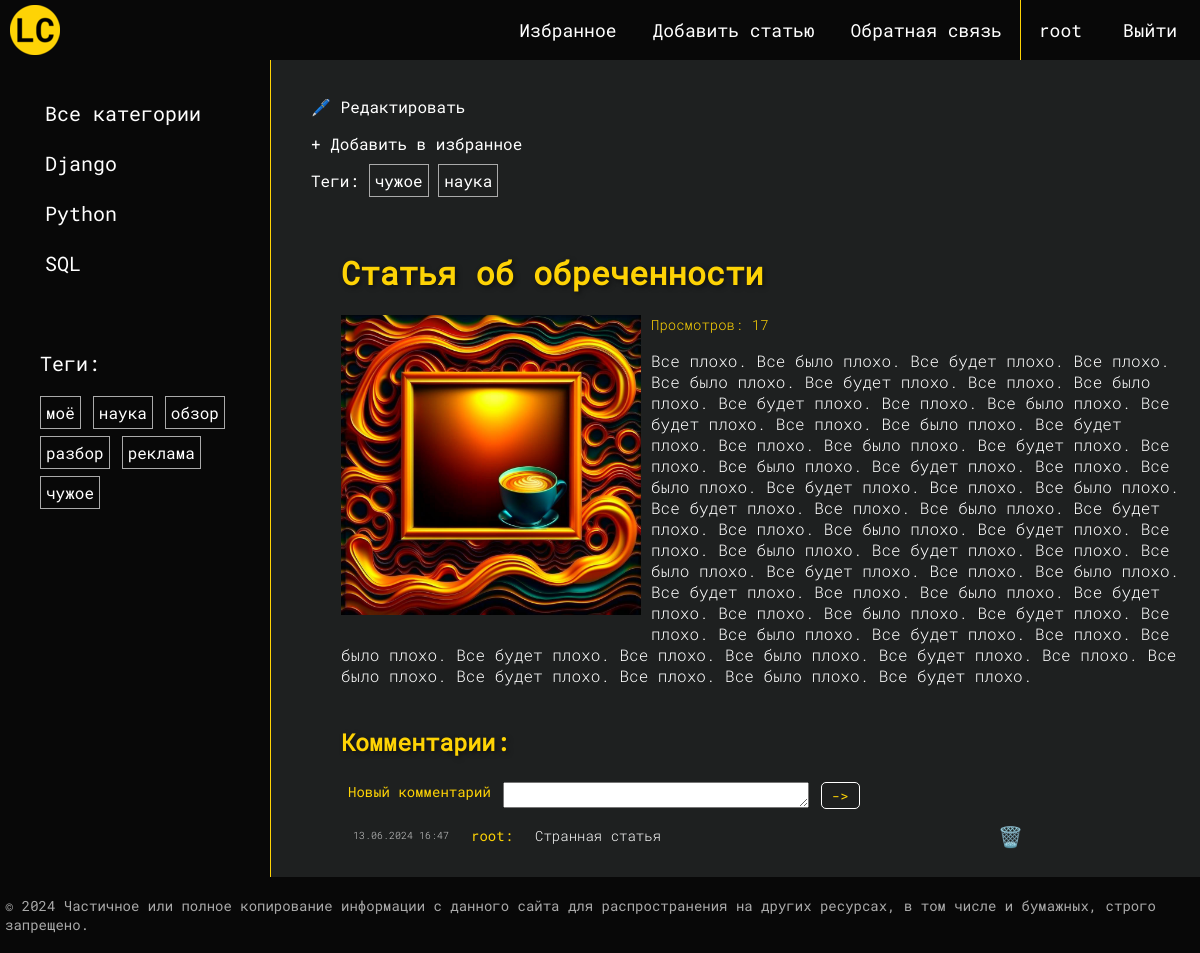
/post/all-bad-post/ (signed in), run on the app's committed database.
### users/models.py (models this page shows)
class User(AbstractUser):
    photo = models.ImageField(upload_to="users/%Y/%m/%d/",
                              blank=True,
                              null=True,
                              verbose_name="Фото пользователя")
    date_birth = models.DateTimeField(blank=True,
                                      null=True,
                                      verbose_name="Дата рождения")

### articles/models.py (models this page shows, shortened)
class Category(models.Model):
    name = models.CharField(max_length=150,
                            db_index=True,
                            verbose_name="Наименование категории")
    slug = models.SlugField(max_length=255,
                            unique=True,
                            db_index=True)
    class Meta:
        verbose_name = "Категория"
        verbose_name_plural = "Категории"
    def get_absolute_url(self):
        return reverse('category', kwargs={'cat_slug': self.slug})

class Tag(models.Model):
    tag = models.CharField(max_length=100,
                           db_index=True)
    slug = models.SlugField(max_length=255,
                            db_index=True)
    def get_absolute_url(self):
        return reverse('tag', kwargs={'tag_slug': self.slug})

class Posts(models.Model):
    class Status(models.IntegerChoices):
        DRAFT = 0, 'Черновик'
        PUBLISHED = 1, 'Опубликовано'
    title = models.CharField(max_length=255,
                             verbose_name="Заголовок")
    slug = models.SlugField(max_length=255,
                            unique=True,
                            db_index=True,
                            verbose_name='Слаг',
                            validators=[
                                MinLengthValidator(5, message="Минимум 5 символов"),
                                MaxLengthValidator(100, message="Максимум 100 символов")
                            ])
    photo = models.ImageField(upload_to="photos/%Y/%m/%d/",
                              default=None,
                              blank=True,
                              null=True,
                              verbose_name="Фото")
    content = models.TextField(blank=True,
                               verbose_name="Полный текст")
    time_create = models.DateTimeField(auto_now_add=True,
                                       verbose_name="Время создания статьи")
    time_update = models.DateTimeField(auto_now=True,
                                       verbose_name="Время обновления")
    is_published = models.BooleanField(choices=tuple(map(lambda x: (bool(x[0]), x[1]), Status.choices)),
                                       default=Status.DRAFT,
                                       verbose_name="Статус публикации")
    cat = models.ForeignKey('Category',
                            on_delete=models.PROTECT,
                            related_name='posts',
                            verbose_name="Категории")
    tags = models.ManyToManyField('Tag',
                                  blank=True,
                                  related_name='tags',
                                  verbose_name="Теги")
    author = models.ForeignKey(get_user_model(),
                               on_delete=models.SET_NULL,
                               null=True,
                               default=None,
                               related_name='posts',
                               verbose_name="Автор")
    read_num = models.IntegerField(default=0,
                                   verbose_name="Количество просмотров")
    favorited_by = models.ManyToManyField(get_user_model(),
                                          blank=True,
                                          related_name="favorite_posts",
                                          verbose_name="Избранное")
    objects = models.Manager()
    published = PublishedManager()
    class Meta:
        verbose_name = "Статьи"
        verbose_name_plural = verbose_name
        ordering = ['-time_update']
        indexes = [
            models.Index(fields=['time_update'])
        ]

class Comment(models.Model):
    post = models.ForeignKey(Posts,
                             on_delete=models.CASCADE,
                             related_name='comments')
    commenter = models.ForeignKey(get_user_model(),
                                  on_delete=models.CASCADE,
                                  related_name='comments')
    body = models.TextField()
    created = models.DateTimeField(auto_now_add=True)
    updated = models.DateTimeField(auto_now=True)
    active = models.BooleanField(default=True)
    class Meta:
        verbose_name = "Комментарий"
        verbose_name_plural = "Комментарии"
        ordering = ['created']
        indexes = [
            models.Index(fields=['created'])
        ]

### articles/views.py (the view)
# urls.py: path('post/<slug:post_slug>/', views.ShowPost.as_view(), name='post'),
class ShowPost(LoginRequiredMixin, DataMixin, DetailView):
    template_name = 'articles/post.html'
    slug_url_kwarg = 'post_slug'
    context_object_name = 'post'
    def get_context_data(self, **kwargs):
        context = super().get_context_data(**kwargs)
        context['comment_form'] = CommentAddForm() # Форма добавления нового комментария
        return self.get_mixin_context(context, title=context['post'].title)
    def get_object(self, queryset=None):
        post = get_object_or_404(Posts.published, slug=self.kwargs[self.slug_url_kwarg])
        post.read_num += 1
        post.save()
        return post
    def post(self, request, *args, **kwargs):
        post = self.get_object()
        self.object = post
        form = CommentAddForm(request.POST)
        if form.is_valid():
            new_comment = form.save(commit=False)
            new_comment.post = post
            new_comment.commenter = request.user
            new_comment.save()
            return self.render_to_response(self.get_context_data(comment_form=form))
        else:
            return self.render_to_response(self.get_context_data())

### articles/forms.py
class CommentAddForm(forms.ModelForm):
    class Meta:
        model = Comment
        fields = ('body', )
        widgets = {
            'body': forms.Textarea(attrs={'class': 'form-input',
                                          'cols': 200, 'rows': 1}),
        }
        labels = {'body': 'Новый комментарий'}

### articles/models.py (called while the page is built)
    def get_queryset(self):
        return super().get_queryset().filter(is_published=Posts.Status.PUBLISHED)

### articles/templatetags/posts_tags.py (called while the page is built)
@register.inclusion_tag('articles/list_categories.html')
def show_categories(cat_selected=0):
    cats = Category.objects.annotate(total=Count("posts")).filter(total__gt=0)
    return {'cats': cats, 'cat_selected': cat_selected}

@register.inclusion_tag('articles/list_tags.html')
def show_all_tags():
    return {'tags': Tag.objects.annotate(total=Count("tags")).filter(total__gt=0)}

### articles/utils.py (called while the page is built)
    def get_mixin_context(self, context, **kwargs):
        context['cat_selected'] = None
        context.update(kwargs)
        return context

### users/context_processors.py (called while the page is built)
def get_articles_context(request):
    return {'mainmenu': menu}

### articles/templates/articles/post.html (shortened to what this page needs)
{% extends 'base.html' %}
{% block breadcrumbs %}
{% if perms.articles.change_post %}
<p><a href="{% url 'edit_page' post.slug %}">🖊️ Редактировать</a></p>
{% endif %}
{% if user.is_authenticated %}
    {% if post in user.favorite_posts.all %}
        <a href="{% url 'remove_favorite' post.id %}">- Убрать из избранного</a>
    {% else %}
        <a href="{% url 'add_favorite' post.id %}">+ Добавить в избранное</a>
    {% endif %}
{% endif %}
{% with post.tags.all as tags %}
{% if tags %}
<p>
    <ul class="post-tags-list">
        <li>Теги:</li>
        {% for t in tags %}
        <li><a href="{{t.get_absolute_url}}">{{t.tag}}</a></li>
        {% endfor %}
    </ul>
</p>
{% endif %}
{% endwith %}
{% endblock %}
{% block content %}
<div class="post-and-comments">
    <div class="post-section">
        <h1>{{post.title}}</h1>
        {% if post.photo %}
            <p><img class="img-article-left" src="{{post.photo.url}}"></p>
        {% endif %}
        <p style="color: #FED305; font-family: 'RobotoMono-Light'; font-size: 14px;">Просмотров: {{ post.read_num }}</p>
        <div class="post-content">{{post.content|linebreaks}}</div>
    </div>
    <div class="comment-section">
        <h3>Комментарии:</h3>
        <form method="post" action="">
            <table class="new-comment">
                {% for f in comment_form %}
                    <tr>
                        <td>{{ f.label }}</td>
                        <td>{{ f }}</td>
                        <td><button type="submit">-></button></td>
                    </tr>
                {% endfor %}
            </table>
        </form>
        {% if post.comments.all %}
          <table>
            {% for comment in post.comments.all %}
              <tr>
                  <td class="comment-date">{{comment.created|date:"d.m.Y H:i"}}</td>
                  <td class="commenter-name">{{ comment.commenter.username }}:</td>
                  <td class="comment-body">{{ comment.body }}</td>
                  <td class="comment-rm">
                      {% if user.is_authenticated %}
                        {% if comment.commenter.id == user.id or user.is_staff %}
                            <a href="{% url 'remove_comment' comment.id %}">🗑️</a>
                        {% endif %}
                      {% endif %}
                  </td>
              </tr>
            {% endfor %}
          </table>
        {% endif %}
    </div>
</div>
{% endblock %}

### templates/base.html (shortened to what this page needs)
{% load static %}
{% load posts_tags %}
<!DOCTYPE html>
<html>
<head>
	<link type="text/css" href="{% static 'articles/css/styles.css' %}" rel="stylesheet" />
</head>
<body>
<table class="table-page" border=0 cellpadding="0" cellspacing="0">
<tr><td valign=top>
{% block mainmenu %}
		<div class="header">
			<div class="logo-external"><a href="{% url 'home' %}"><div class="logo"></div> </a></div>
			<ul id="mainmenu" class="mainmenu">
				{% for m in mainmenu %}
					<li><a href="{% url m.url_name %}">{{m.title}}</a></li>
				{% endfor %}
				{% if user.is_authenticated %}
				<li>
					<a href="{% url 'users:profile' %}" >{{ user.username }}</a>
				</li>
				<li>
					<form method="post" action="{% url 'users:logout' %}" style="display: inline-block;">
						<button type="submit" class="logout-button">Выйти</button>
					</form>
				</li>
				{% endif %}
			</ul>
		</div>
{% endblock mainmenu %}
<table class="table-content" border=0 cellpadding="0" cellspacing="0">
<tr>
<td valign="top" class="left-chapters">
	<ul id="leftchapters">
		{% if cat_selected == 0 %}
		<li class="selected">Все категории</li>
		{% else %}
		<li><a href="{% url 'home' %}">Все категории</a></li>
		{% endif %}
		{% show_categories cat_selected %}
	</ul>
	<ul id="sidebar-tags" class="sidebar-tags">
		<li class="sidebar-tag">{% show_all_tags %}</li>
	</ul>
</td>
<td valign="top" class="content">
	{% block breadcrumbs %}
	{% endblock %}
	<div class="content-text">
{% block content %}
{% endblock %}
	</div>
</td></tr></table>
</td></tr>
<tr><td valign=top>
	<div id="footer">
		<p>&copy; 2024 Частичное или полное копирование информации с данного сайта для распространения на других ресурсах, в том числе и бумажных, строго запрещено.</p>
	</div>
</td></tr></table>
</body>
</html>

### articles/templates/articles/list_categories.html
{% for cat in cats %}
{% if cat.id == cat_selected %}
<li class="selected">{{cat.name}}</li>
{% else %}
<li><a href="{{ cat.get_absolute_url }}">{{cat.name}}</a></li>
{% endif %}
{% endfor %}

### articles/templates/articles/list_tags.html
{% if tags %}
    <p>Теги:</p>
    <ul class="tags-list">
        {% for t in tags %}
        <li><a href="{{t.get_absolute_url}}">{{t.tag}}</a></li>
        {% endfor %}
    </ul>
{% endif %}

### articles/static/articles/css/styles.css (style rules this page uses)
html, body { font-family: 'RobotoMono'; margin: 0; padding: 0; height: 100%; width: 100%; color: #fff; background-color: #1e2020; }
h1, h2, h3 { font-family: 'RobotoMono'; color: #FED305; text-shadow: 2px 2px 5px rgba(0, 0, 0, 0.5); }
a { color: #fff; text-decoration: none; font-family: 'RobotoMono'; }
img { max-width: 600px; height: auto; }
img.img-article-left { max-width: 300px; height: auto; float: left; padding: 0 10px 10px 0; }
.table-page { width: 100%; height: 100%; vertical-align: top; }
.table-page tr { height: 100%; }
.header { background: #080808; height: 60px; width: 100%; position: fixed; z-index: 10; display: flex; justify-content: space-between; padding: 0; }
.logo { background: url('../images/logo.png') no-repeat 10px 5px; width: 70px; height: 60px; padding: 0; }
.logo-external { width: 70px; height: 60px; padding: 0; margin: 0; }
.logo-external a { width: 100%; height: 60px; padding: 0; margin: 0; }
ul.mainmenu { list-style: none; margin: 0; padding: 0; height: 60px; color: #fff; font-size: 18px; overflow: hidden; display: flex; gap: 0; }
ul.mainmenu li { float: left; height: 60px; margin: 0; padding: 0; text-align: center; }
ul.mainmenu li a { color: #fff; height: 60px; text-decoration: none; margin: 0; padding: 18px; display: block; }
ul.mainmenu li form button.logout-button { background-color: transparent; height: 60px; width: 100px; border: none; color: #fff; font-size: 18px; cursor: pointer; font-family: RobotoMono; }
.table-content { width: 100%; min-height: 100%; height: 100%; margin: 40px 0 0 0; }
.left-chapters { margin: 0; background: #080808; border-right: 1px solid #FED305; }
.left-chapters ul { width: 230px; margin: 20px; padding: 20px 0 10px 0; list-style: none; font-size: 20px; }
.left-chapters ul li { margin: 0; color: #fff; width: 100%; height: 40px; padding: 0; margin: 10px; }
.left-chapters ul li a { color: #fff; text-decoration: none; height: 40px; display: block; padding: 10px 0 0 15px; }
ul.sidebar-tags { display: flex; margin: 0 0 0 30px; padding: 0; }
ul.tags-list { width: auto; margin: 10px 10px 0 0; padding: 0; list-style: none; }
ul.tags-list li { margin: 0; padding: 0; width: auto; display: inline-block; }
ul.tags-list li a { padding: 5px; font-size: 16px; border: 1px solid #aaa; height: auto; width: auto; }
.content { padding: 40px 20px 20px 40px; width: 100%; box-sizing: border-box; }
.content-text { margin: 60px 0 0 30px; color: #fff; font-size: 20px; font-family: 'RobotoMono'; }
.content-text h1 { font-size: 32px; color: #FED305; }
#footer { box-sizing: border-box; background: #080808; padding: 5px; color: #aaa; font-size: 14px; font-family: 'RobotoMono'; text-align: left; overflow: hidden; }
.form-input { width: 300px; font-size: 15px; font-family: 'RobotoMono'; }
button { font-family: 'RobotoMono'; font-size: 20px; background: transparent; border: 1px solid #fff; color: #FED305; padding: 5px 10px 5px 10px; border-radius: 5px 5px 5px 5px; }
.post-content { color: #fff; font-size: 16px; font-family: 'RobotoMono-Light'; }
ul.post-tags-list { width: auto; margin: 10px 10px 0 0; padding: 0; list-style: none; }
ul.post-tags-list li { margin: 0; padding: 0; width: auto; display: inline-block; }
ul.post-tags-list li a { padding: 5px; font-size: 16px; border: 1px solid #aaa; height: 100%; width: 100%; }
.post-section { width: 100%; }
.comment-section { width: 100%; color: #FED305; float: left; }
table.new-comment tr td { font-size: 14px; padding: 0 5px 0 5px; margin: 0; vertical-align: top; }
.new-comment button { font-size: 14px; padding: 3px 10px 3px 10px; }
.commenter-name { font-size: 14px; padding: 10px; }
.comment-body { font-size: 14px; font-family: 'RobotoMono-Light'; color: #fff; padding: 10px; width: 450px; }
.comment-date { font-size: 10px; font-family: 'RobotoMono-Light'; color: #ccc; padding: 10px; }

### data on the page
User: username "root"
Category: name "Django"
Category: name "Python"
Category: name "SQL"
Tag: tag "моё"
Tag: tag "наука"
Tag: tag "обзор"
Tag: tag "разбор"
Tag: tag "реклама"
Tag: tag "чужое"
Posts: title "Статья об обреченности", photo (picture), read_num "17", content "Все плохо. Все было плохо. Все будет плохо. Все плохо. Все было плохо. Все будет плохо. Все плохо. Все было плохо. Все будет плохо. Все плохо. Все было плохо. Все будет плохо. Все плохо. Все было плохо. Все будет плохо. Все плохо. Все было плохо. Все будет плохо. Все плохо. Все было плохо. Все будет плохо. Все плохо. Все было плохо. Все будет плохо. Все плохо. Все было плохо. Все будет плохо. Все плохо. Все было плохо. Все будет плохо. Все плохо. Все было плохо. Все будет плохо. Все плохо. Все было плохо. Все будет плохо. Все плохо. Все было плохо. Все будет плохо. Все плохо. Все было плохо. Все будет плохо. Все плохо. Все было плохо. Все будет плохо. Все плохо. Все было плохо. Все будет…"
Comment: created "13.06.2024 16:47", commenter.username "root", body "Странная статья"

### other printed values
{{ m.title }} "Избранное" "Добавить статью" "Обратная связь"
{{ f.label }} "Новый комментарий"
